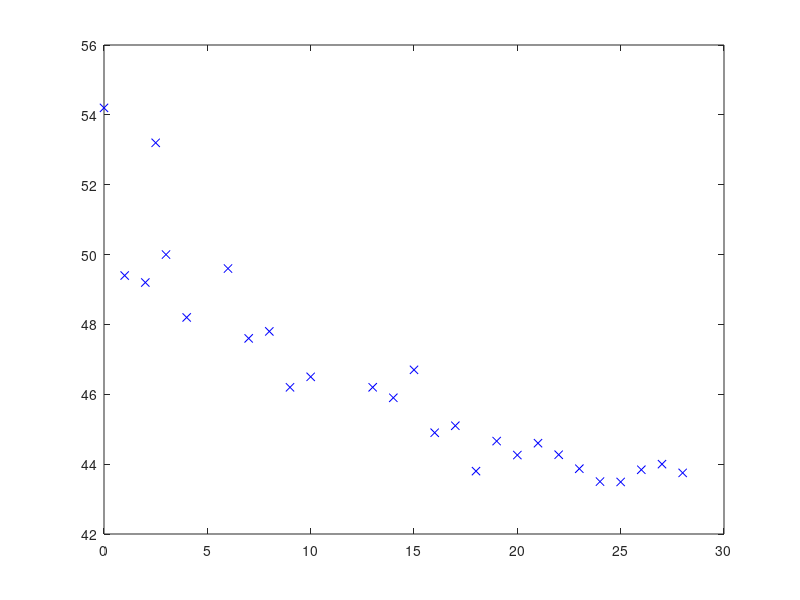

This figure's MATLAB source:
%% CTB1_400metree
% Fit of 1st, 2nd, 3rd, and 4th order polynomial to
% the 400 metre sprint data
% We will use 10-fold cross-validation to choose the 'best'
% polynomial order which has lowers error
clear all;close all;
%%
load olympics.mat
%% rescale data
% why do we have to rescale data? worked for first 3 orders
x = male400(:,1);
x = [x - x(1)];
x = [x]./x(2);
%%
t= male400(:,2); %target labels
% ttest= male400(21:end,2); %target labels
plot(x,t,'bx')
hold on;
% plot(xtest,ttest,'ro')
hold off;
%% folding
totalFolds = 10;
N = length(x(:,1));
partition = floor(N/totalFolds);

%%
% Polynomial Order of n
% Changing value of 'order' to choose polynomial order
order = 3;
X = [];
Xtest = [];

% for k = 0:order
    X = [X x.^0];
%     Xtest1 = [Xtest x.^k];
    
    for fold = 0:totalFolds-1
        Xtest = X((fold*partition)+1 : (fold+1)*partition,:);
        Xtrain1 = X(1 : fold*partition,:);
        Xtrain2 = X(fold*partition + (partition + 1) : end,:);
        Xtrain = [Xtrain1; Xtrain2];

        ttrain1 = t(1 : fold*partition,1);
        ttrain2 = t(fold*partition + (partition + 1) : end,1);
        ttrain = [ttrain1; ttrain2];

        % compute model parameters
        w = inv(Xtrain'*Xtrain)*Xtrain'*ttrain; 
        % model predictions
        mpred_test = w'*Xtest';
        % model for observed data
        mpred_observed = w'*Xtrain';
        % compare values
        compare = [Xtest mpred_test' Xtest-mpred_test'];
        % loss

        foldLoss(fold+1,1)  = mean((Xtest-mpred_test').^2);
        trainLoss(fold+1,1) = mean((Xtrain-mpred_observed').^2);
    end
% end

% %% plot of loss
% figure(1);
% subplot(1)
% plot(0:maxorder,mean(foldLoss,1),'linewidth',2)
% xlabel('Model Order');
% ylabel('Loss');
% title('CV Loss');
%% use ^0 to set first data points to 1
%fc = ones(size(xtrain)); 
%fc_test = ones(size(xtest));
%X = [fc];
%Xtest = [fc_test];
%%
% Polynomial Order of n
% Changing value of 'order' to choose polynomial order
% order = 3;
% X = [];
% Xtest = [];

% for k = 0:order
%     X = [X xtrain.^k];
%     Xtest = [Xtest xtest.^k];
% end
% 
% % compute model parameters
% w = inv(X'*X)*X'*ttrain; 
% % model predictions
% mpred_test = w'*Xtest';
% 
% compare = [ttest mpred_test' ttest-mpred_test'];
% %
% plot(xtrain,ttrain,'b.','markersize', 25); %plotting training data as scatterplot (blue)
% hold on;
% plot(xtrain, w'*X','b'); % plotting line of best fit (n order) to training data (blue)
% plot(xtest,ttest,'ro'); % plotting test data as scatterplot (red circles)
% plot(xtest,mpred_test,'r'); % plotting line of best fit (n order) to test data (red)
% set(gca,'Color',[0.5 0.5 0.5]);